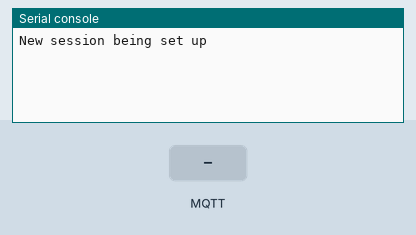
Simulated run of this program. Board: ESP8266 board running MicroPython. Parts: the last lines printed to the serial console. Inputs (shaded band) come from the test bench. No MQTT or app messages arrive unless stated.

Above: at 1.3 s.
1.4 s: MQTT message "1" arrives on the first subscribed topic
At 2.6 s:
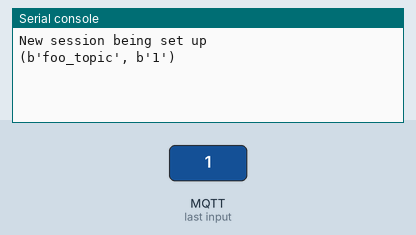
2.9 s: MQTT message "on" arrives on the first subscribed topic
At 3.8 s:
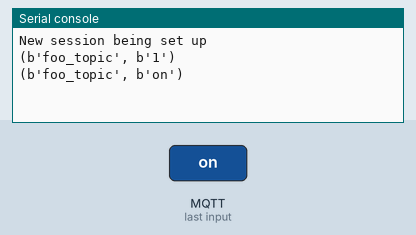
4.4 s: MQTT message "off" arrives on the first subscribed topic
At 4.9 s:
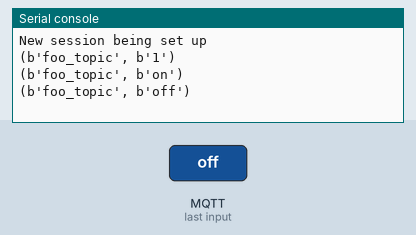

The program:

example_sub_robust.py
```python
import time
from umqtt.robust import MQTTClient


def sub_cb(topic, msg):
    print((topic, msg))


c = MQTTClient("umqtt_client", "localhost")
# Print diagnostic messages when retries/reconnects happens
c.DEBUG = True
c.set_callback(sub_cb)
# Connect to server, requesting not to clean session for this
# client. If there was no existing session (False return value
# from connect() method), we perform the initial setup of client
# session - subscribe to needed topics. Afterwards, these
# subscriptions will be stored server-side, and will be persistent,
# (as we use clean_session=False).
#
# There can be a problem when a session for a given client exists,
# but doesn't have subscriptions a particular application expects.
# In this case, a session needs to be cleaned first. See
# example_reset_session.py for an obvious way how to do that.
#
# In an actual application, it's up to its developer how to
# manage these issues. One extreme is to have external "provisioning"
# phase, where initial session setup, and any further management of
# a session, is done by external tools. This allows to save resources
# on a small embedded device. Another extreme is to have an application
# to perform auto-setup (e.g., clean session, then re-create session
# on each restart). This example shows mid-line between these 2
# approaches, where initial setup of session is done by application,
# but if anything goes wrong, there's an external tool to clean session.
if not c.connect(clean_session=False):
    print("New session being set up")
    c.subscribe(b"foo_topic")

while 1:
    c.wait_msg()

c.disconnect()
```

Measured:
- after the input at 1.4 s, the serial console: prints a new line at once (image 1)
- after the input at 2.9 s, the serial console: prints a new line at once (image 2)
- after the input at 4.4 s, the serial console: prints a new line at once (image 3)
